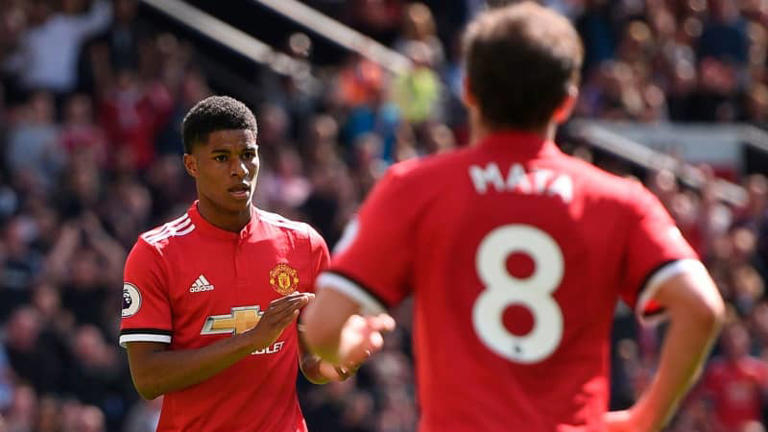
#> input picture images/img.jpg, 768 x 432 px, found by its file name
$ python test.py
#> lines starting #> are read from the running program, lines starting #| are printed output that depends on the picture
### ImageTiler.py
import numpy as np
import cv2
import matplotlib.pyplot as plt

class SplitImage:
    """
    Class to split an image into tiles based on a grid (m x n) and overlap between tiles
    """
    def __init__(self, image, grid, overlap):
        """
        Initialize the SplitImage class.

        Args:
            image (ndarray): Input image
            grid (tuple): Grid dimensions (rows, columns) to split the image.
            overlap (int): Number of pixels to overlap between tiles.
        """
        self.image = image
        self.grid = grid
        self.overlap = max(overlap, 1)

    def pad_image(self, image, padding):
        """
        Pad the image with zeros.

        Args:
            image (ndarray): Input image.
            padding (tuple): Padding values for top, bottom, left, and right.

        Returns:
            ndarray: Padded image.
        """
        if len(image.shape) == 2:
            image = np.pad(image, ((padding[0], padding[1]), (padding[2], padding[3])), 'constant', constant_values=0)
        else:
            image = np.pad(image, ((padding[0], padding[1]), (padding[2], padding[3]), (0, 0)), 'constant', constant_values=0)

        return image

    def check_divisible(self, image):
        """
        Check if the image dimensions are divisible by the grid dimensions.
        If not, pad the image to make it divisible.

        Args:
            image (ndarray): Input image.

        Returns:
            ndarray: Image with dimensions divisible by the grid.
        """
        h, w = image.shape[:2]
        w_pad = (self.grid[1] - (w % self.grid[1])) % self.grid[1]
        h_pad = (self.grid[0] - (h % self.grid[0])) % self.grid[0]

        new_image = self.pad_image(image, (0, h_pad, 0, w_pad))

        return new_image

    def extract_tile(self, image, tile_height, tile_width, i, j):
        """
        Extract a tile from the image.

        Args:
            image (ndarray): Input image.
            tile_height (int): Height of the tile.
            tile_width (int): Width of the tile.
            i (int): Row index of the tile.
            j (int): Column index of the tile.

        Returns:
            ndarray: Extracted tile.
        """
        overlap = self.overlap
        x1 = i * tile_height
        x2 = (i + 1) * tile_height + 2 * overlap

        y1 = j * tile_width
        y2 = (j + 1) * tile_width + 2 * overlap

        tile = image[x1:x2, y1:y2]
        return tile

    def split_image(self, show_rect=True, show_tiles=True):
        """
        Split the image into multiple tiles.

        Args:
            show_rect (bool, optional): Whether to draw rectangles on the tiles. Defaults to True.
            show_tiles (bool, optional): Whether to display the tiles. Defaults to True.

        Returns:
            list: List of tiles.
        """
        overlap = self.overlap
        image = self.check_divisible(self.image)

        height, width = image.shape[:2]
        tile_height = height // self.grid[0]
        tile_width = width // self.grid[1]

        image = self.pad_image(image, (overlap, overlap, overlap, overlap))

        tiles = []
        for i in range(self.grid[0]):
            for j in range(self.grid[1]):
                tile = self.extract_tile(image, tile_height, tile_width, i, j)

                cv2.rectangle(tile, (overlap, overlap), (tile_width + overlap, tile_height + overlap), (255, 0, 0), 1) if show_rect else None

                tiles.append(tile)

        self.preview_tiles(tiles) if show_tiles else None

        return tiles

    def preview_tiles(self, tiles):
        """
        Display the tiles in a grid.

        Args:
            tiles (list): List of tiles.
        """
        grid = self.grid
        fig, ax = plt.subplots(grid[0], grid[1], figsize=(20, 20))
        if np.any(np.array(grid) == 1):
            ax = ax.flatten()
        for i, tile in enumerate(tiles):
            tile = tile[:, :, ::-1] if len(tile.shape) == 3 else tile
            plt.set_cmap('gray') if len(tile.shape) == 2 else None
            if np.any(np.array(grid) == 1):
                ax[i].imshow(tile)
                ax[i].set_title('Tile {}'.format(i + 1))
            else:
                ax[i // grid[1], i % grid[1]].imshow(tile)
                ax[i // grid[1], i % grid[1]].set_title('Tile {}'.format(i + 1))
        plt.show()


class CombineTiles:
    """
    Class to combine the tiles back into an image.
    """
    def __init__(self, tiles, grid, overlap):
        """
        Initialize the CombineTiles class.

        Args:
            tiles (list): List of tiles.
            grid (tuple): Grid dimensions (rows, columns) of the tiles.
            overlap (int): Number of pixels overlapped between tiles.
        """
        self.tiles = tiles
        self.grid = grid
        self.overlap = max(overlap, 1)

    def depad_tiles(self, tiles):
        """
        Remove the padding from the tiles to get the original tile size.

        Args:
            tiles (list): List of tiles.

        Returns:
            list: List of depadded tiles.
        """
        overlap = self.overlap
        tiles_ = []
        for tile in tiles:
            tiles_.append(tile[overlap:-overlap, overlap:-overlap, :] if len(tile.shape) == 3 else tile[overlap:-overlap, overlap:-overlap])
        return tiles_

    def combine_tiles(self, show_image=True):
        """
        Combine the tiles into an image.

        Args:
            show_image (bool, optional): Whether to display the image. Defaults to True.

        Returns:
            ndarray: Reconstructed image.
        """
        grid = self.grid
        tiles = self.depad_tiles(self.tiles)

        tile_height, tile_width = tiles[0].shape[:2]
        image_shape = (tile_height * grid[0], tile_width * grid[1], tiles[0].shape[2]) if len(tiles[0].shape) == 3 else (tile_height * grid[0], tile_width * grid[1])
        image = np.zeros(image_shape, dtype=np.uint8)

        for i in range(grid[0]):
            for j in range(grid[1]):
                tile = tiles[i * grid[1] + j]
                if len(tile.shape) == 3:
                    image[i * tile_height:(i + 1) * tile_height, j * tile_width:(j + 1) * tile_width, :] = tile
                else:
                    image[i * tile_height:(i + 1) * tile_height, j * tile_width:(j + 1) * tile_width] = tile

        self.preview_image(image) if show_image else None

        return image

    def preview_image(self, image):
        """
        Display the reconstructed image.

        Args:
            image (ndarray): Reconstructed image.
        """
        plt.figure(figsize=(10, 10))
        try:
            plt.imshow(image[:, :, ::-1])
        except:
            plt.imshow(image)
            plt.set_cmap('gray')
        plt.title('Reconstructed image')
        plt.show()


# [15 lines of commented-out code are left out]

### test.py
import cv2
from ImageTiler import *

image = cv2.imread('img.jpg')
#> image is the input picture: shape (432, 768, 3); mean B, G, R 62.3, 60, 112.8
grid = (3,4)
overlap = 30
show_image = True
show_rect = False

splitter = SplitImage(image=image, grid=grid, overlap=overlap)
tiles = splitter.split_image(show_rect=show_rect, show_tiles=show_image)
#> call 2 of pad_image, with padding = (30, 30, 30, 30)
#> in pad_image (call 2), `image = np.pad(image, ((padding[0], padding[1]), (padding[2], padding[..`:
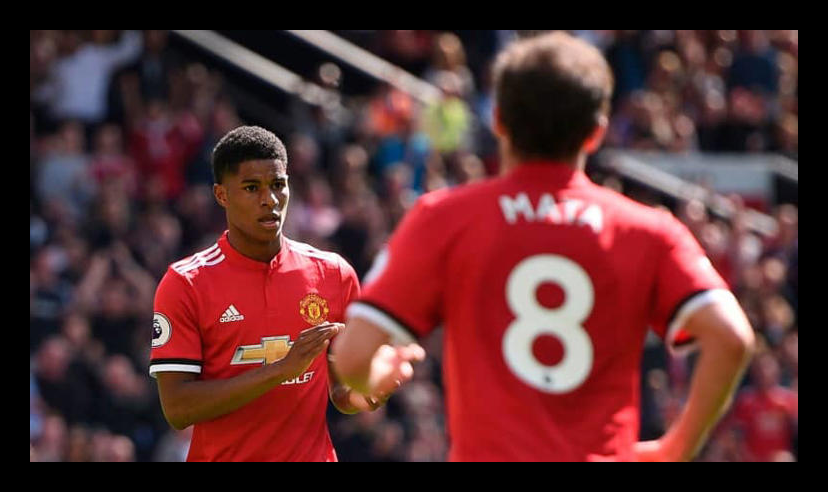
#> image: shape (492, 828, 3); mean B, G, R 50.7, 48.9, 91.8
#> the loop in split_image, `for i in range(self.grid[0]):` made 3 passes
#> pass 1, in extract_tile (call 2), `tile = image[x1:x2, y1:y2]`:
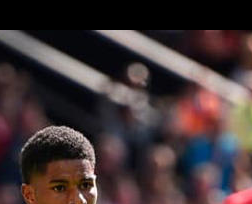
#> tile: shape (204, 252, 3); mean B, G, R 55.1, 53.8, 67.2
#> pass 1, in extract_tile (call 3), `tile = image[x1:x2, y1:y2]`:
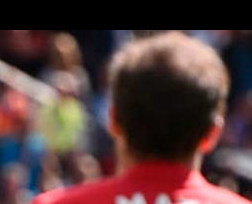
#> tile: shape (204, 252, 3); mean B, G, R 60.5, 60.4, 87.6
#> pass 1, in extract_tile (call 4), `tile = image[x1:x2, y1:y2]`:
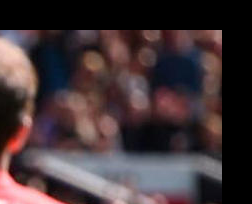
#> tile: shape (204, 252, 3); mean B, G, R 56, 53.2, 67.1
#> after the loop in split_image, `for i in range(self.grid[0]):`:
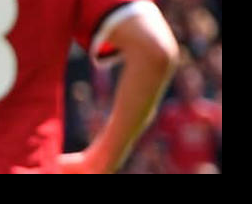
#> tile: shape (204, 252, 3); mean B, G, R 43.2, 44.7, 101
#> after the loop in split_image, `for i in range(self.grid[0]):`: tiles = 12 items
#> in preview_tiles, `grid = self.grid`: grid = (3, 4)
#> the loop in preview_tiles, `for i, tile in enumerate(tiles):` made 12 passes
#> pass 1, in preview_tiles, `tile = tile[:, :, ::-1] if len(tile.shape) == 3 else tile`:
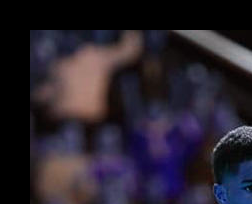
#> tile: shape (204, 252, 3); mean of channels 0, 1, 2 45.9, 34.7, 41.4; drawn as B, G, R
#> in preview_tiles, `plt.show()`:
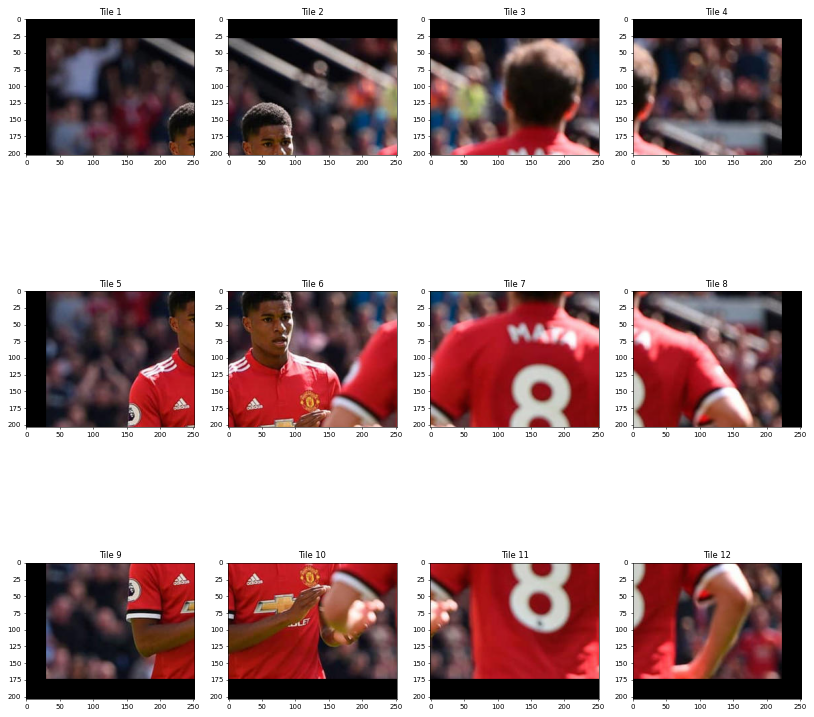
#> figure drawn by matplotlib, 12 panels
#> tiles = 12 items

combiner = CombineTiles(tiles=tiles, grid=grid, overlap=overlap)
combined_image = combiner.combine_tiles(show_image=show_image)
#> the loop in depad_tiles, `for tile in tiles:` made 12 passes

$ run again, with images/recon_w_rect.jpg copied over images/img.jpg
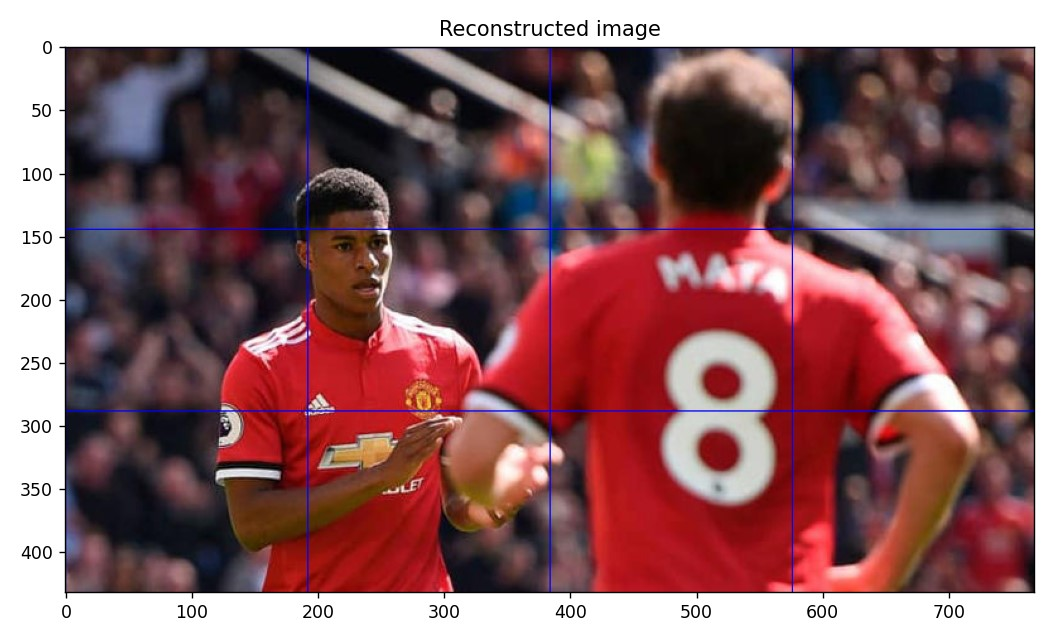
#> input picture images/recon_w_rect.jpg, 1052 x 632 px, found by its file name
#> image is the input picture: shape (632, 1052, 3); mean B, G, R 100.7, 97.1, 138.5
#> image: shape (633, 1052, 3)
#> image: shape (693, 1112, 3)
#> the loop in split_image, `for i in range(self.grid[0]):` made 3 passes
#> after the loop in split_image, `for i in range(self.grid[0]):`:
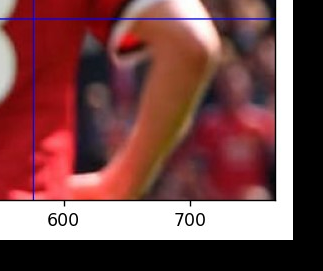
#> tile: shape (271, 323, 3); mean of channels 0, 1, 2 77.9, 77.6, 124.7; drawn as B, G, R
#> after the loop in split_image, `for i in range(self.grid[0]):`: tiles = 12 items
#> grid = (3, 4)
#> the loop in preview_tiles, `for i, tile in enumerate(tiles):` made 12 passes
#> `tiles = splitter.split_image(show_rect=show_rect, show_tiles=show_image)`: tiles = 12 items
#> the loop in depad_tiles, `for tile in tiles:` made 12 passes
#> in preview_image, `plt.show()`:
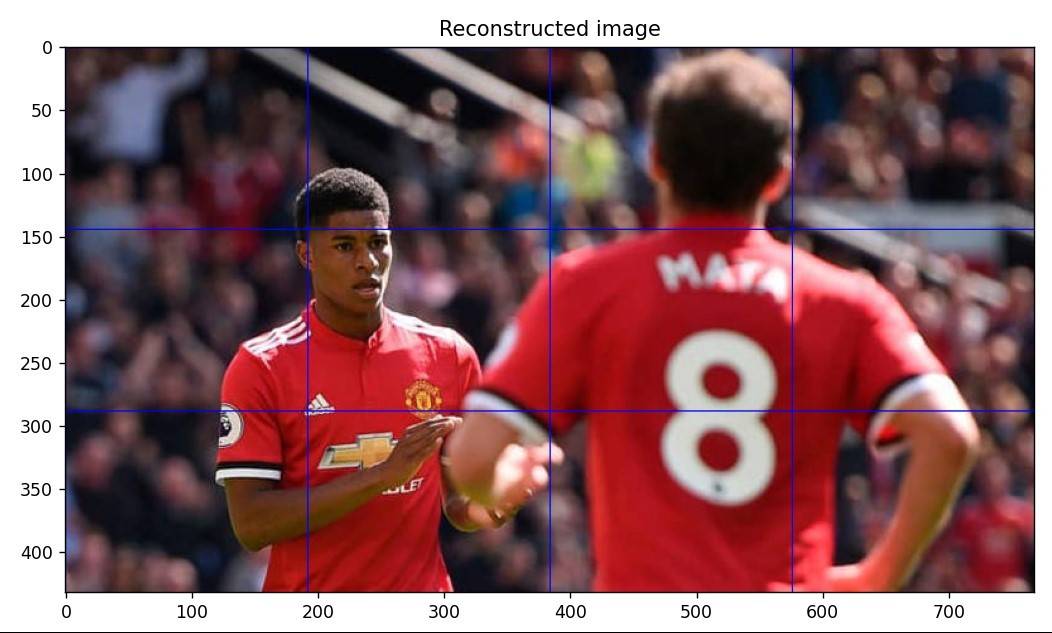
#> shown: shape (633, 1052, 3); mean R, G, B 138.3, 96.9, 100.6

$ run again, with images/split_w_rect.jpg copied over images/img.jpg
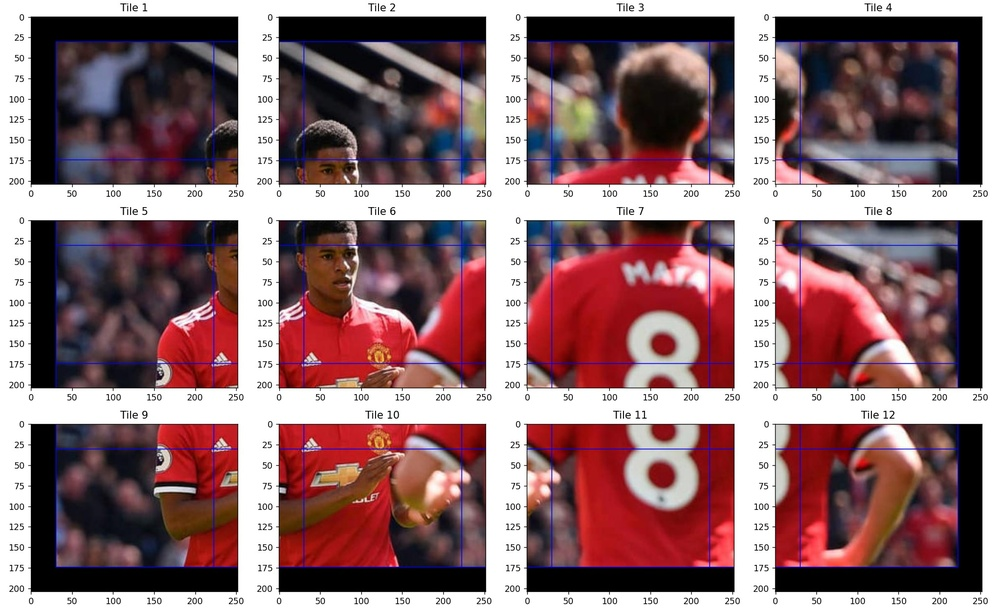
#> input picture images/split_w_rect.jpg, 1000 x 612 px, shrunk from 2037 x 1247 before the run, found by its file name
#> image is the input picture: shape (612, 1000, 3); mean B, G, R 115.9, 111.9, 143.3
#> image: shape (672, 1060, 3)
#> the loop in split_image, `for i in range(self.grid[0]):` made 3 passes
#> after the loop in split_image, `for i in range(self.grid[0]):`:
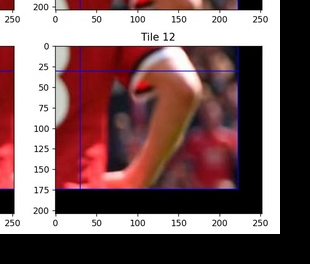
#> tile: shape (264, 310, 3); mean B, G, R 99.9, 98.9, 127.2
#> after the loop in split_image, `for i in range(self.grid[0]):`: tiles = 12 items
#> grid = (3, 4)
#> the loop in preview_tiles, `for i, tile in enumerate(tiles):` made 12 passes
#> pass 3, in preview_tiles, `tile = tile[:, :, ::-1] if len(tile.shape) == 3 else tile`:
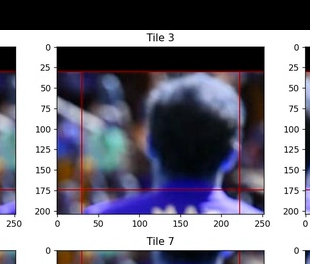
#> tile: shape (264, 310, 3); mean of channels 0, 1, 2 136.7, 124, 125.7; drawn as B, G, R
#> `tiles = splitter.split_image(show_rect=show_rect, show_tiles=show_image)`: tiles = 12 items
#> the loop in depad_tiles, `for tile in tiles:` made 12 passes
